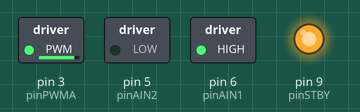
Bench run of a sketch on a simulated Arduino Uno, built with avr-gcc and run on an emulated ATmega328P. Parts: switched loads named in the sketch (green lamp = pin HIGH), output pins drawn as LEDs (lit = HIGH).

Above: at 0.1 s.
Timing chart, 0 to 1.6 s (numbered marks = the images above):
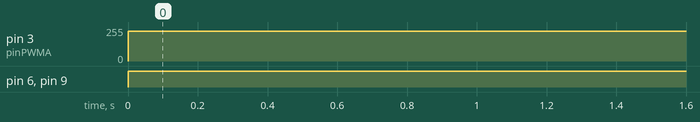

The sketch:

Motor-test.ino
```cpp
int pinAIN1 = 6; //Direction
int pinAIN2 = 5; //Direction
int pinPWMA = 3; //Speed
int pinSTBY = 9; //Standby

void setup() {
  pinMode(pinPWMA, OUTPUT);
  pinMode(pinAIN1, OUTPUT);
  pinMode(pinAIN2, OUTPUT);
  pinMode(pinSTBY, OUTPUT);
}

void loop() {
  digitalWrite(pinSTBY, HIGH);
  digitalWrite(pinAIN1, HIGH);
  digitalWrite(pinAIN2, LOW);
  analogWrite(pinPWMA, 225);

}
```

Measured:
- by itself, pin 3 (pinPWMA): 0/255 → 225/255 at 0.00 s
- by itself, pin 6 (pinAIN1), pin 9 (pinSTBY): LOW → HIGH at 0.00 s
